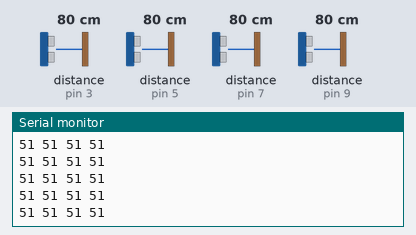
This sketch was run on a simulated Arduino Uno, built with avr-gcc and run on an emulated ATmega328P. Parts: the last lines printed to the serial monitor. Wiring (inferred from the names in the program): 4 × ultrasonic range finder: trigger pin 2, echo pin 3 / trigger pin 4, echo pin 5 / trigger pin 6, echo pin 7 / trigger pin 8, echo pin 9. Inputs (shaded band) come from the test bench; at power-on: distance to the obstacle (sensors on pin 3, pin 5, pin 7, pin 9) 80 cm. The echo pulse lasts 58.3 µs per cm.

Above: at 1.2 s.
1.3 s: distance to the obstacle (sensor on pin 3) set to 18 cm
At 1.47 s:
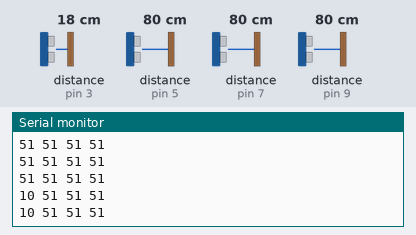
4.3 s: distance to the obstacle (sensor on pin 5) set to 299 cm
At 4.41 s:
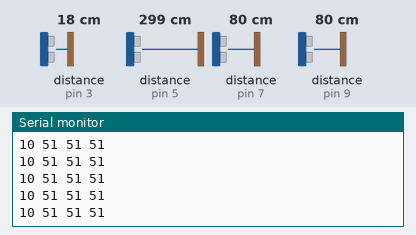
7.3 s: distance to the obstacle (sensor on pin 7) set to 2 cm
At 7.41 s:
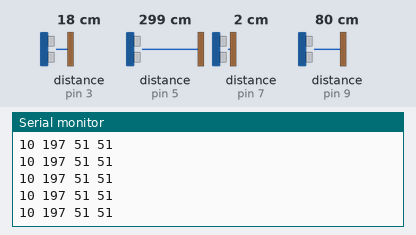
8.8 s: distance to the obstacle (sensor on pin 9) set to 60 cm
At 8.8 s:
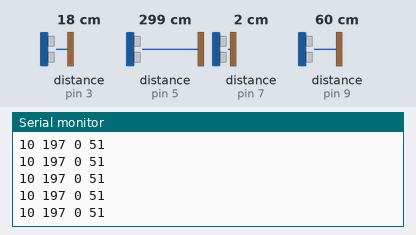
11.8 s: distance to the obstacle (sensor on pin 9) set to 250 cm
At 11.92 s:
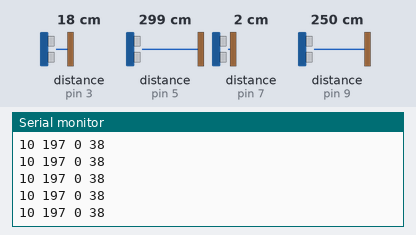
14.8 s: distance to the obstacle (sensor on pin 3) set to 2 cm
At 14.91 s:
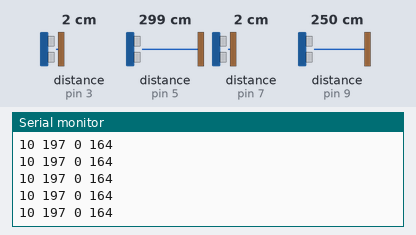
Timing chart, 0 to 17.3 s (numbered marks = the images above; inputs shaded):
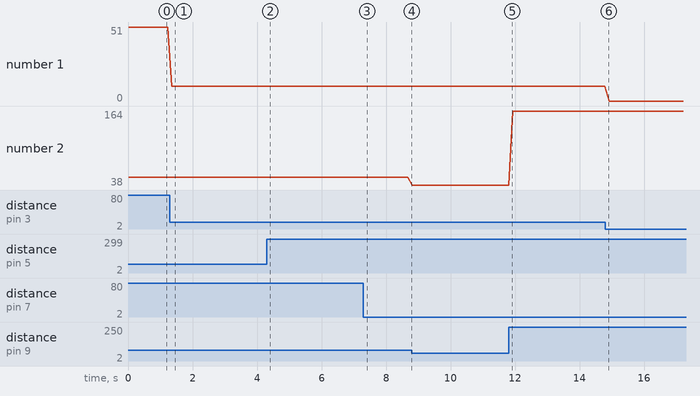

Measured:
- after the input at 1.3 s, the serial monitor: prints a new line after 0.05 s (image 1)
- plotted number 1: 51 → 10 after the input at 1.3 s
- plotted number 2: 51 → 38 after the input at 8.8 s, 38 → 164 after the input at 11.8 s

The sketch:

ultra2.ino
```cpp
#include <Ultrasonic.h>
#include <Wire.h>
#define  ULT1Trig 2
#define  ULT1Echo 3
#define  ULT2Trig 4
#define  ULT2Echo 5
#define  ULT3Trig 6
#define  ULT3Echo 7
#define  ULT4Trig 8
#define  ULT4Echo 9

Ultrasonic ultrasonic1(ULT1Trig,ULT1Echo);
Ultrasonic ultrasonic2(ULT2Trig,ULT2Echo);
Ultrasonic ultrasonic3(ULT3Trig,ULT3Echo);
Ultrasonic ultrasonic4(ULT4Trig,ULT4Echo);

byte ultras[4];

void Transfer ()
  {
    Wire.write(ultras, 4);            // отсылаемое значение
  }

void setup()
{
  Serial.begin (9600); // подключаем монитор порта
  Wire.begin(5);
  Wire.onRequest(Transfer);
}

void loop()
{
  ultras[0] = map(ultrasonic1.distanceRead(),2,400,0,255);
  ultras[1] = map(ultrasonic2.distanceRead(),2,400,0,255);
  ultras[2] = map(ultrasonic3.distanceRead(),2,400,0,255);
  ultras[3] = map(ultrasonic4.distanceRead(),2,400,0,255);
  for (int i = 0; i < 4; i++)
  {
    Serial.print(ultras[i]);
    Serial.print(' ');

  }
  Serial.print('\n');
  delay(100);
}
```
